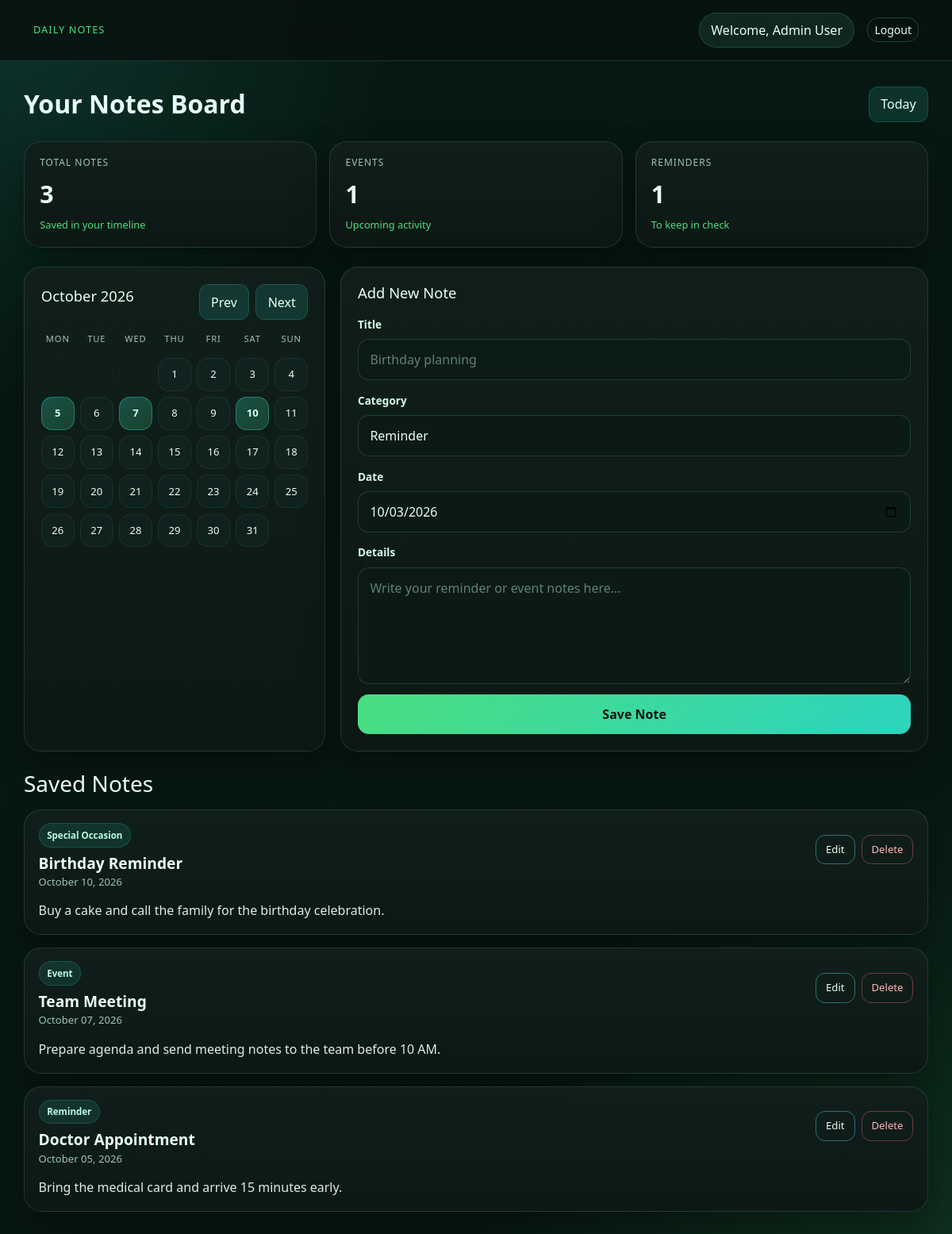
/dashboard.php (signed in), run on the app's committed database.
### tables this page shows
CREATE TABLE IF NOT EXISTS notes (
    id INT AUTO_INCREMENT PRIMARY KEY,
    user_id INT NOT NULL,
    title VARCHAR(255) NOT NULL,
    category VARCHAR(50) NOT NULL DEFAULT 'Reminder',
    note_date DATE NOT NULL,
    content TEXT NOT NULL,
    created_at TIMESTAMP DEFAULT CURRENT_TIMESTAMP,
    updated_at TIMESTAMP DEFAULT CURRENT_TIMESTAMP ON UPDATE CURRENT_TIMESTAMP,
    FOREIGN KEY (user_id) REFERENCES users(id) ON DELETE CASCADE
);

### dashboard.php (the view, shortened to what this page needs)
<?php
require 'db.php';
$userId = (int) $_SESSION['user_id'];
$editNote = null;
$month = (int) ($_GET['month'] ?? date('n'));
$year = (int) ($_GET['year'] ?? date('Y'));
$calendarMonth = new DateTimeImmutable("{$year}-{$month}-01");
$daysInMonth = (int) $calendarMonth->format('t');
$firstDayNum = (int) $calendarMonth->format('N');
$calendarDates = [];
$stmt = $pdo->prepare('SELECT note_date FROM notes WHERE user_id = ? ORDER BY note_date ASC');
$stmt->execute([$userId]);
foreach ($stmt->fetchAll() as $row) {
    $calendarDates[$row['note_date']] = true;
}
$stmt = $pdo->prepare('SELECT * FROM notes WHERE user_id = ? ORDER BY note_date DESC, created_at DESC');
$stmt->execute([$userId]);
$notes = $stmt->fetchAll();
?>
<!DOCTYPE html>
<html lang="en">
<head>
    <link href="https://cdn.jsdelivr.net/npm/bootstrap@5.3.3/dist/css/bootstrap.min.css" rel="stylesheet">
    <link rel="stylesheet" href="styles.css">
</head>
<body>
    <nav class="navbar-shell">
        <div class="container py-3">
            <div class="d-flex justify-content-between align-items-center">
                <div class="brand">Daily Notes</div>
                <div class="d-flex align-items-center gap-3">
                    <div class="header-pill">Welcome, <?= htmlspecialchars($_SESSION['full_name']) ?></div>
                    <a href="logout.php" class="btn btn-outline-light btn-sm">Logout</a>
                </div>
            </div>
        </div>
    </nav>
    <div class="container dashboard-shell">
        <div class="topbar">
            <h1 class="page-header">Your Notes Board</h1>
            <a href="dashboard.php" class="btn-soft">Today</a>
        </div>
        <div class="overview-grid">
            <div class="metric-card">
                <div class="metric-label">Total notes</div>
                <div class="metric-value"><?= count($notes) ?></div>
                <div class="metric-trend">Saved in your timeline</div>
            </div>
            <div class="metric-card">
                <div class="metric-label">Events</div>
                <div class="metric-value"><?= count(array_filter($notes, fn($note) => $note['category'] === 'Event')) ?></div>
                <div class="metric-trend">Upcoming activity</div>
            </div>
            <div class="metric-card">
                <div class="metric-label">Reminders</div>
                <div class="metric-value"><?= count(array_filter($notes, fn($note) => $note['category'] === 'Reminder')) ?></div>
                <div class="metric-trend">To keep in check</div>
            </div>
        </div>
        <div class="dashboard-grid">
            <div class="panel">
                <div class="calendar-top">
                    <h3><?= $calendarMonth->format('F Y') ?></h3>
                    <div class="d-flex gap-2">
                        <?php
                        $prevMonth = $month - 1;
                        $prevYear = $year;
                        $nextMonth = $month + 1;
                        $nextYear = $year;
                        ?>
                        <a class="btn-soft" href="dashboard.php?month=<?= $prevMonth ?>&year=<?= $prevYear ?>">Prev</a>
                        <a class="btn-soft" href="dashboard.php?month=<?= $nextMonth ?>&year=<?= $nextYear ?>">Next</a>
                    </div>
                </div>
                <div class="calendar-grid">
                    <?php foreach (['Mon', 'Tue', 'Wed', 'Thu', 'Fri', 'Sat', 'Sun'] as $dayName): ?>
                        <div class="day-name"><?= $dayName ?></div>
                    <?php endforeach; ?>
                    <?php
                    $calendarCells = $firstDayNum - 1;
                    for ($i = 0; $i < $calendarCells; $i++) {
                        echo '<div class="calendar-day empty"></div>';
                    }
                    for ($day = 1; $day <= $daysInMonth; $day++) {
                        $dateString = sprintf('%s-%02d-%02d', $year, $month, $day);
                        $classes = ['calendar-day'];
                        if (isset($calendarDates[$dateString])) {
                            $classes[] = 'has-note';
                        }
                        echo '<div class="' . implode(' ', $classes) . '">' . $day . '</div>';
                    }
                    ?>
                </div>
            </div>
            <div class="panel">
                <h3><?= $editNote ? 'Edit Note' : 'Add New Note' ?></h3>
                <form method="POST" action="dashboard.php" class="form-wrap">
                    <div>
                        <label for="title">Title</label>
                        <input type="text" class="form-control" id="title" name="title" value="<?= htmlspecialchars($editNote['title'] ?? '') ?>" placeholder="Birthday planning" required>
                    </div>
                    <div>
                        <label for="category">Category</label>
                        <select class="form-select" id="category" name="category">
                            <?php
                            $categories = ['Reminder', 'Event', 'Special Occasion'];
                            $selectedCategory = $editNote['category'] ?? 'Reminder';
                            foreach ($categories as $categoryOption) {
                                $selected = $selectedCategory === $categoryOption ? 'selected' : '';
                                echo '<option value="' . htmlspecialchars($categoryOption) . '" ' . $selected . '>' . htmlspecialchars($categoryOption) . '</option>';
                            }
                            ?>
                        </select>
                    </div>
                    <div>
                        <label for="note_date">Date</label>
                        <input type="date" class="form-control" id="note_date" name="note_date" value="<?= htmlspecialchars($editNote['note_date'] ?? date('Y-m-d')) ?>" required>
                    </div>
                    <div>
                        <label for="content">Details</label>
                        <textarea class="form-control" id="content" name="content" rows="5" placeholder="Write your reminder or event notes here..." required><?= htmlspecialchars($editNote['content'] ?? '') ?></textarea>
                    </div>
                    <div class="d-flex gap-2">
                        <button type="submit" class="btn btn-primary flex-fill"><?= $editNote ? 'Update Note' : 'Save Note' ?></button>
                    </div>
                </form>
            </div>
        </div>
        <div class="mt-4">
            <h3 class="mb-3">Saved Notes</h3>
            <?php if (empty($notes)): ?>
                <div class="empty-state">No notes saved yet. Add your first reminder or event.</div>
            <?php else: ?>
                <?php foreach ($notes as $note): ?>
                    <div class="note-card">
                        <div class="note-header">
                            <div>
                                <span class="note-category"><?= htmlspecialchars($note['category']) ?></span>
                                <h4 class="note-title"><?= htmlspecialchars($note['title']) ?></h4>
                                <div class="note-date"><?= date('F d, Y', strtotime($note['note_date'])) ?></div>
                            </div>
                            <div class="note-actions">
                                <a href="dashboard.php?edit=<?= (int) $note['id'] ?>" class="btn btn-outline-primary btn-sm">Edit</a>
                                <form method="POST" action="dashboard.php" onsubmit="return confirm('Delete this note?');">
                                    <button type="submit" class="btn btn-outline-danger btn-sm">Delete</button>
                                </form>
                            </div>
                        </div>
                        <div class="note-body"><?= nl2br(htmlspecialchars($note['content'])) ?></div>
                    </div>
                <?php endforeach; ?>
            <?php endif; ?>
        </div>
    </div>
</body>
</html>

### data on the page
notes: category "Special Occasion", title "Birthday Reminder", note_date "October 10, 2026", content "Buy a cake and call the family for the birthday celebration."
notes: category "Event", title "Team Meeting", note_date "October 07, 2026", content "Prepare agenda and send meeting notes to the team before 10 AM."
notes: category "Reminder", title "Doctor Appointment", note_date "October 05, 2026", content "Bring the medical card and arrive 15 minutes early."

### other printed values
$_SESSION['full_name'] "Admin User"
count($notes) "3"
$calendarMonth->format('F Y') "October 2026"
$dayName "MON"
$dayName "TUE"
$dayName "WED"
$dayName "THU"
$dayName "FRI"
$dayName "SAT"
$dayName "SUN"
form field category "Reminder"
